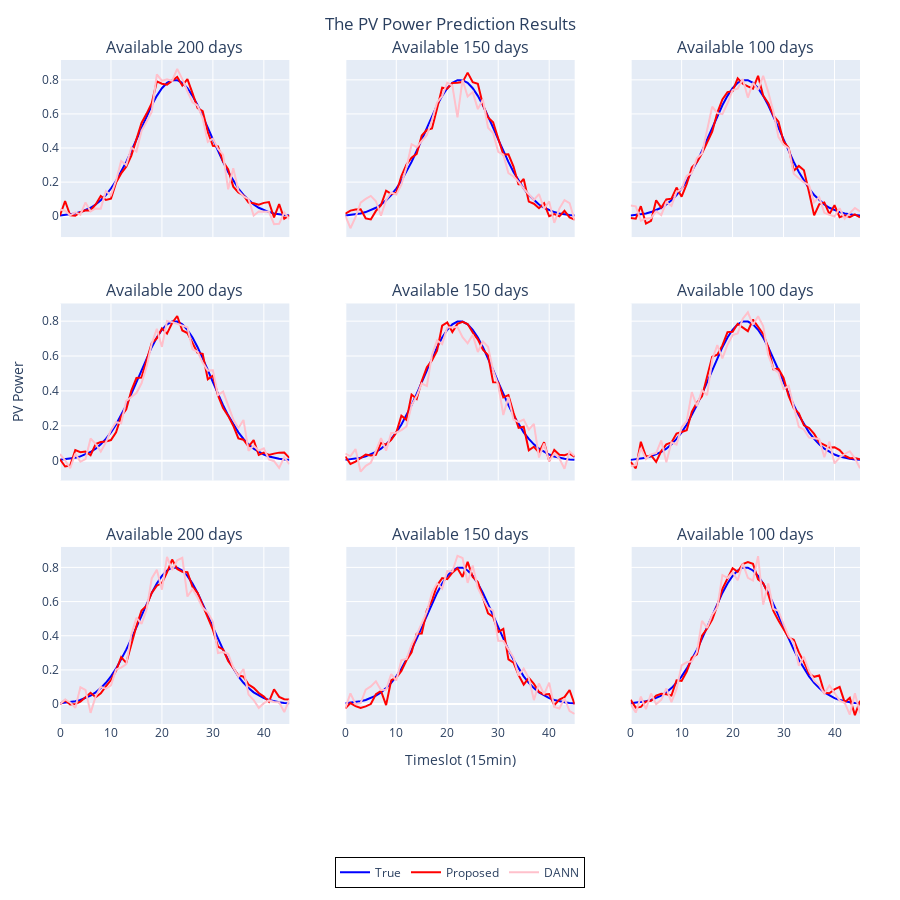

The code cell stored with this chart in its notebook:
### Code cell
import numpy as np
import plotly.graph_objects as go
from plotly.subplots import make_subplots

# Create a 3x3 subplot with adjusted spacing
fig = make_subplots(
    rows=3, cols=3, shared_xaxes=True, shared_yaxes=True,
    horizontal_spacing=0.07, vertical_spacing=0.1,
    subplot_titles=[
        "Available 200 days", "Available 150 days", "Available 100 days",
        "Available 200 days", "Available 150 days", "Available 100 days",
        "Available 200 days", "Available 150 days", "Available 100 days"
    ]
)

# Generate synthetic data
time_slots = np.linspace(0, 45, 46)  # 46 points for 15 min intervals
true_curve = lambda x: 0.8 * np.exp(-(x - 22.5)**2 / (2 * 7**2))  # Gaussian bell-shaped curve
proposed_curve = lambda x: true_curve(x) + np.random.normal(0, 0.03, len(x))
dann_curve = lambda x: true_curve(x) + np.random.normal(0, 0.05, len(x))

# Add traces to subplots
for i in range(3):
    for j in range(3):
        true_values = true_curve(time_slots)
        proposed_values = proposed_curve(time_slots)
        dann_values = dann_curve(time_slots)

        # Add True curve
        fig.add_trace(go.Scatter(
            x=time_slots, y=true_values, mode='lines', 
            name='True', line=dict(color='blue'),
            legendgroup="group1", showlegend=(i == 0 and j == 0)
        ), row=i+1, col=j+1)
        
        # Add Proposed curve
        fig.add_trace(go.Scatter(
            x=time_slots, y=proposed_values, mode='lines', 
            name='Proposed', line=dict(color='red'),
            legendgroup="group2", showlegend=(i == 0 and j == 0)
        ), row=i+1, col=j+1)
        
        # Add DANN curve
        fig.add_trace(go.Scatter(
            x=time_slots, y=dann_values, mode='lines', 
            name='DANN', line=dict(color='pink'),
            legendgroup="group3", showlegend=(i == 0 and j == 0)
        ), row=i+1, col=j+1)

# Update axis labels
fig.update_xaxes(title_text="Timeslot (15min)", row=3, col=2)  # Add x-axis label to center
fig.update_yaxes(title_text="PV Power", row=2, col=1)         # Add y-axis label to center

# Update layout for better spacing and global legend
fig.update_layout(
    height=900, width=900,
    title_text="The PV Power Prediction Results", title_x=0.5,
    margin=dict(l=60, r=40, t=60, b=60),  # Adjust margins for legend and axis labels
    legend=dict(
        orientation="h",       # Horizontal legend
        yanchor="top",         # Align legend box with top of the plot
        y=-0.2,                # Move below the plot
        xanchor="center",
        x=0.5,                 # Center the legend
        bgcolor="rgba(255, 255, 255, 0.8)",  # Slightly transparent background
        bordercolor="black",
        borderwidth=1
    ),
    showlegend=True
)

# Show the figure
fig.show()
